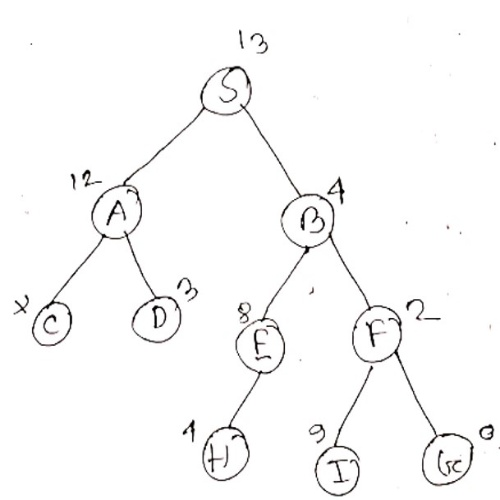
#> input picture src/ModelsAndAlgorithms-Implementation/TheoryAndFigureTestingSet-1/f001.jpg, 500 x 500 px
$ jupyter execute --allow-errors EuclideanDistanceForFigure.ipynb
#> lines starting #> are read from the running program, lines starting #| are printed output that depends on the picture; after the words box and inside, x2 and y2 are one past the last pixel; in counts of white or black regions, pixels touching at a corner belong together
[cell 1]
import cv2
import numpy as np

[cell 2]
# Read in the student answer and correct graph images
student_img = cv2.imread('f001.jpg')
#> student_img is the input picture: shape (500, 500, 3); mean B, G, R 249.4, 249.4, 249.5
correct_img = cv2.imread('expected figure.jpg')

[cell 3]
# Resize the images to the same dimensions
student_img = cv2.resize(student_img, (500, 500))
#> (the rest of this cell did not finish here and is left out)

[cell 4]
# Convert the images to grayscale
student_gray = cv2.cvtColor(student_img, cv2.COLOR_BGR2GRAY)
#> (the rest of this cell did not finish here and is left out)

[cell 5]
# Apply Canny edge detection to extract edges
student_edges = cv2.Canny(student_gray, 100, 200)
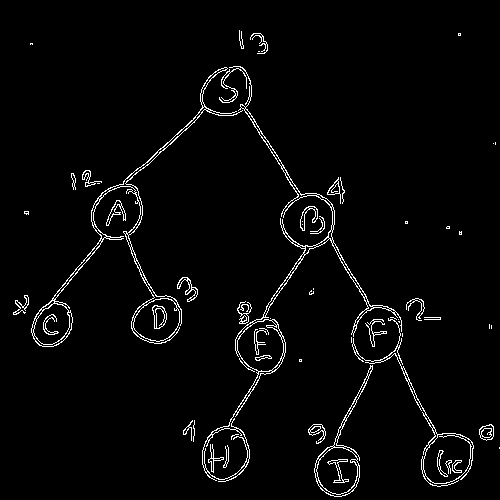
#> student_edges: shape (500, 500); 2.9% white in thin lines or dots
#> (the rest of this cell did not finish here and is left out)

[cell 6]
# Find contours in the images
student_contours, _ = cv2.findContours(student_edges, cv2.RETR_TREE, cv2.CHAIN_APPROX_SIMPLE)
#> student_contours = 219 contours, 111 with area under 20; largest, box (x1, y1, x2, y2) and area: (202, 66, 402, 482) 5150, (31, 67, 243, 347) 4286, (314, 365, 373, 497) 2018, (202, 428, 250, 480) 1813, (237, 319, 284, 372) 1752
#> (the rest of this cell did not finish here and is left out)

[cell 7]
# Calculate the Hu moments for each contour
student_hu_moments = cv2.HuMoments(cv2.moments(student_contours[0])).flatten()
#> student_hu_moments = [0.431, 0.04, 0.0175, 0.00439, -3.83e-05, -0.000859, 4.04e-06]
#> (the rest of this cell did not finish here and is left out)


$ run again, with src/ModelsAndAlgorithms-Implementation/TheoryAndFigureTestingSet-1/QUESTION.jpg copied over src/ModelsAndAlgorithms-Implementation/TheoryAndFigureTestingSet-1/f001.jpg
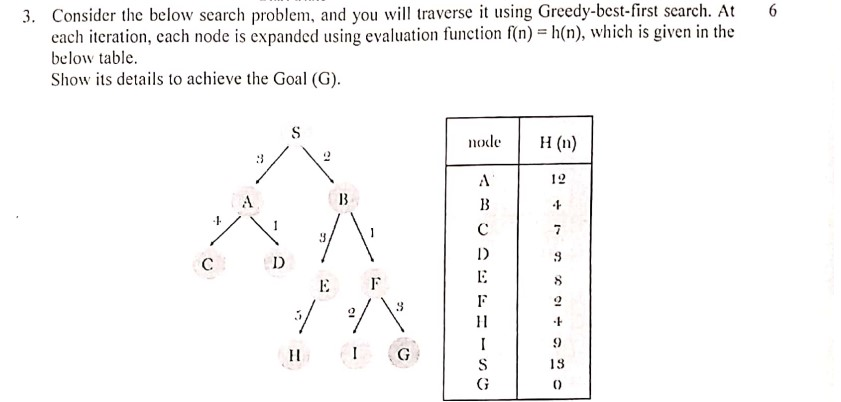
#> input picture src/ModelsAndAlgorithms-Implementation/TheoryAndFigureTestingSet-1/QUESTION.jpg, 841 x 402 px
#> student_img is the input picture: shape (402, 841, 3); mean B, G, R 247.9, 248, 248.4
#> `student_img = cv2.resize(student_img, (500, 500))`:
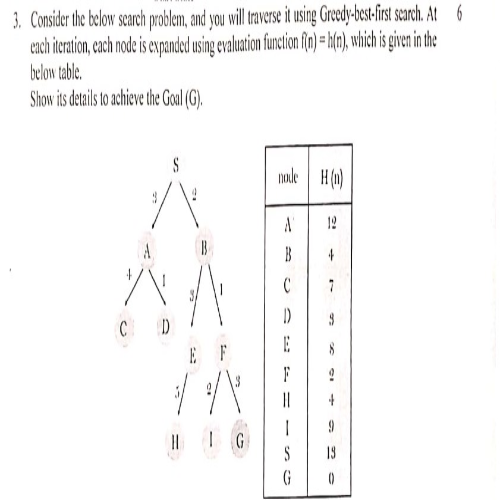
#> student_img: shape (500, 500, 3); mean B, G, R 247.8, 248, 248.4
#> `student_edges = cv2.Canny(student_gray, 100, 200)`:
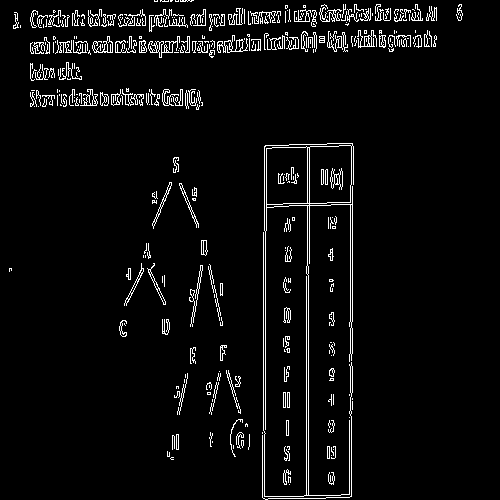
#> student_edges: shape (500, 500); 4.5% white in thin lines or dots
#> student_contours = 622 contours, 508 with area under 20; largest, box (x1, y1, x2, y2) and area: (263, 143, 354, 497) 5574, (309, 145, 352, 204) 2362, (266, 146, 308, 205) 2306, (264, 143, 353, 232) 379, (350, 204, 353, 323) 234
#> student_hu_moments = [0, 0, 0, 0, 0, 0, 0]
